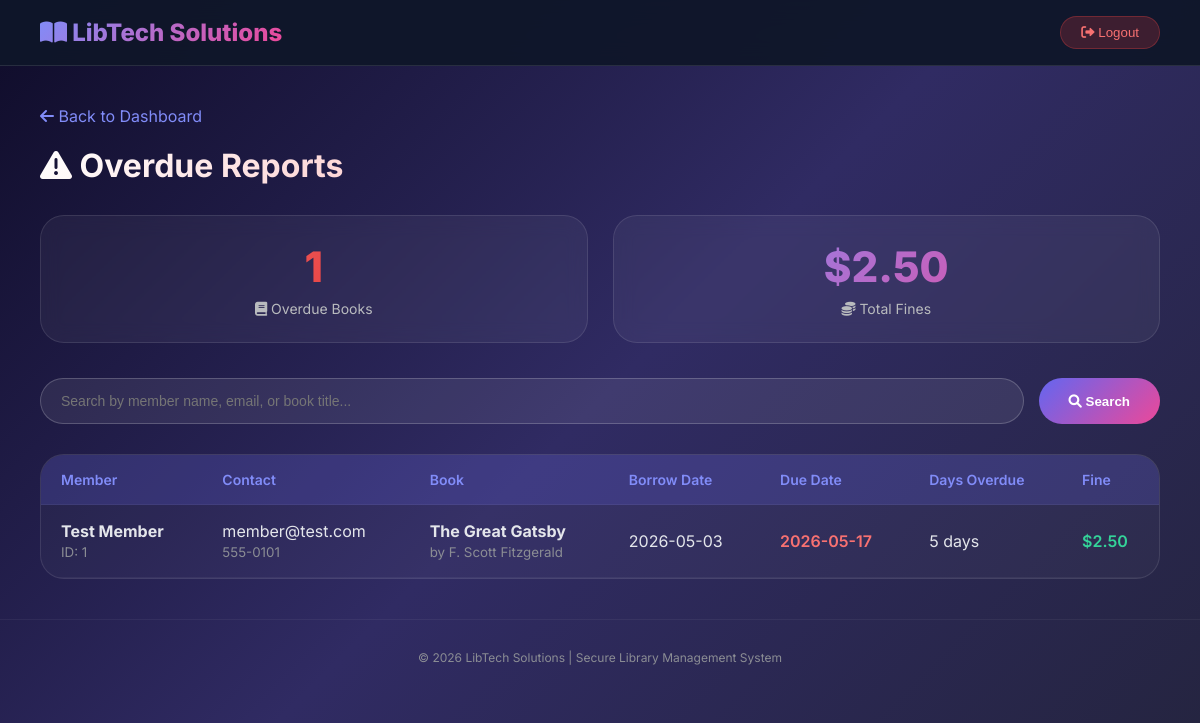
/overdue-reports.php (signed in), run on the app's committed database.
### tables this page shows
CREATE TABLE `transaction` (
  `transaction_id` int(11) NOT NULL,
  `member_id` int(11) NOT NULL,
  `book_id` int(11) NOT NULL,
  `borrow_date` date NOT NULL,
  `due_date` date NOT NULL,
  `return_date` date DEFAULT NULL,
  `fine_amount` decimal(10,2) DEFAULT 0.00,
  `fine_paid` tinyint(1) DEFAULT 0,
  `status` varchar(20) DEFAULT 'Borrowed'
);

CREATE TABLE `member` (
  `member_id` int(11) NOT NULL,
  `admin_id` int(11) DEFAULT NULL,
  `full_name` varchar(100) NOT NULL,
  `email` varchar(100) NOT NULL,
  `phone` varchar(20) NOT NULL,
  `membership_date` date DEFAULT curdate(),
  `is_blocked` tinyint(1) DEFAULT 0,
  `created_at` datetime DEFAULT current_timestamp()
);

CREATE TABLE `book` (
  `book_id` int(11) NOT NULL,
  `title` varchar(200) NOT NULL,
  `author` varchar(100) NOT NULL,
  `isbn` varchar(13) DEFAULT NULL,
  `genre` varchar(50) DEFAULT NULL,
  `total_copies` int(11) DEFAULT 1,
  `available_copies` int(11) DEFAULT 1,
  `added_date` date DEFAULT curdate()
);

### overdue-reports.php (the view, shortened to what this page needs)
<?php
require_once 'config.php';
$search = $_GET['search'] ?? '';
$query = "SELECT
            m.member_id,
            m.full_name as member_name,
            m.email as member_email,
            m.phone as member_phone,
            b.title as book_title,
            b.author as book_author,
            t.borrow_date,
            t.due_date,
            DATEDIFF(CURDATE(), t.due_date) as days_overdue,
            DATEDIFF(CURDATE(), t.due_date) * 0.50 as fine_amount
          FROM transaction t
          JOIN member m ON t.member_id = m.member_id
          JOIN book b ON t.book_id = b.book_id
          WHERE t.return_date IS NULL AND t.due_date < CURDATE()";
$query .= " ORDER BY t.due_date ASC";
$result = $conn->query($query);
$total_overdue = 0;
$total_fines = 0;
if($result && $result->num_rows > 0) {
    $total_overdue = $result->num_rows;
    $result->data_seek(0);
    while($row = $result->fetch_assoc()) {
        $total_fines += $row['fine_amount'];
    }
    $result->data_seek(0);
}
?>
<!DOCTYPE html>
<html lang="en">
<head>
    <link rel="stylesheet" href="https://cdnjs.cloudflare.com/ajax/libs/font-awesome/6.0.0/css/all.min.css">
</head>
<body>
    <div class="navbar">
        <div class="logo"><i class="fas fa-book-open"></i> LibTech Solutions</div>
        <button class="logout-btn" onclick="window.location.href='auth/logout.php'"><i class="fas fa-sign-out-alt"></i> Logout</button>
    </div>
    <div class="container">
        <a href="librarian-dashboard.php" class="back-link"><i class="fas fa-arrow-left"></i> Back to Dashboard</a>
        <div class="page-title">
            <h1><i class="fas fa-exclamation-triangle"></i> Overdue Reports</h1>
        </div>
        <div class="stats-cards">
            <div class="stat-card overdue">
                <div class="stat-number"><?php echo $total_overdue; ?></div>
                <div class="stat-label"><i class="fas fa-book"></i> Overdue Books</div>
            </div>
            <div class="stat-card">
                <div class="stat-number">$<?php echo number_format($total_fines, 2); ?></div>
                <div class="stat-label"><i class="fas fa-coins"></i> Total Fines</div>
            </div>
        </div>
        <div class="search-bar">
            <form method="GET" class="search-form">
                <input type="text" name="search" class="search-input" placeholder="Search by member name, email, or book title..." value="<?php echo htmlspecialchars($search); ?>">
                <button type="submit" class="search-btn"><i class="fas fa-search"></i> Search</button>
            </form>
        </div>
        <div class="table-container">
            <table>
                <thead>
                    <tr>
                        <th>Member</th>
                        <th>Contact</th>
                        <th>Book</th>
                        <th>Borrow Date</th>
                        <th>Due Date</th>
                        <th>Days Overdue</th>
                        <th>Fine</th>
                    </tr>
                </thead>
                <tbody>
                    <?php if($result && $result->num_rows > 0): ?>
                        <?php while($row = $result->fetch_assoc()): ?>
                            <tr>
                                <td>
                                    <strong><?php echo htmlspecialchars($row['member_name']); ?></strong><br>
                                    <small style="color:#8b8d94;">ID: <?php echo $row['member_id']; ?></small>
                                </td>
                                <td>
                                    <?php echo htmlspecialchars($row['member_email']); ?><br>
                                    <small style="color:#8b8d94;"><?php echo htmlspecialchars($row['member_phone']); ?></small>
                                </td>
                                <td>
                                    <strong><?php echo htmlspecialchars($row['book_title']); ?></strong><br>
                                    <small style="color:#8b8d94;">by <?php echo htmlspecialchars($row['book_author']); ?></small>
                                </td>
                                <td><?php echo $row['borrow_date']; ?></td>
                                <td class="overdue-badge"><?php echo $row['due_date']; ?></td>
                                <td><?php echo $row['days_overdue']; ?> days</td>
                                <td class="fine-amount">$<?php echo number_format($row['fine_amount'], 2); ?></td>
                            </tr>
                        <?php endwhile; ?>
                    <?php endif; ?>
                </tbody>
            </table>
        </div>
    </div>
    <div class="footer">
        <p>© 2026 LibTech Solutions | Secure Library Management System</p>
    </div>
</body>
</html>

### overdue-reports.php (style rules this page uses)
* { margin: 0; padding: 0; box-sizing: border-box; }
body { font-family: 'Inter', sans-serif; background: linear-gradient(135deg, #0f0c29, #302b63, #24243e); min-height: 100vh; color: #e4e6eb; }
.navbar { background: rgba(15, 23, 42, 0.95); backdrop-filter: blur(12px); padding: 16px 40px; display: flex; justify-content: space-between; align-items: center; border-bottom: 1px solid rgba(255, 255, 255, 0.1); }
.logo { font-size: 24px; font-weight: 800; background: linear-gradient(135deg, #818cf8, #ec4899); -webkit-background-clip: text; -webkit-text-fill-color: transparent; }
.logout-btn { background: rgba(239, 68, 68, 0.2); border: 1px solid rgba(239, 68, 68, 0.3); color: #f87171; padding: 8px 20px; border-radius: 30px; cursor: pointer; transition: all 0.3s; }
.container { max-width: 1400px; margin: 40px auto; padding: 0 40px; }
.back-link { display: inline-block; margin-bottom: 20px; color: #818cf8; text-decoration: none; transition: all 0.3s; }
.page-title { margin-bottom: 30px; }
.page-title h1 { font-size: 32px; font-weight: 700; background: linear-gradient(135deg, #fff, #f87171); -webkit-background-clip: text; -webkit-text-fill-color: transparent; margin-bottom: 8px; }
.stats-cards { display: flex; gap: 25px; margin-bottom: 35px; flex-wrap: wrap; }
.stat-card { background: rgba(255, 255, 255, 0.05); backdrop-filter: blur(10px); border: 1px solid rgba(255, 255, 255, 0.1); border-radius: 24px; padding: 25px 30px; flex: 1; min-width: 200px; text-align: center; transition: all 0.3s; }
.stat-number { font-size: 42px; font-weight: 800; background: linear-gradient(135deg, #818cf8, #ec4899); -webkit-background-clip: text; -webkit-text-fill-color: transparent; margin-bottom: 8px; }
.stat-card.overdue .stat-number { background: linear-gradient(135deg, #f87171, #dc2626); -webkit-background-clip: text; -webkit-text-fill-color: transparent; }
.stat-label { color: #b9bbbe; font-size: 14px; }
.search-bar { margin-bottom: 30px; }
.search-form { display: flex; gap: 15px; flex-wrap: wrap; }
.search-input { flex: 1; padding: 14px 20px; background: rgba(255, 255, 255, 0.08); border: 1px solid rgba(255, 255, 255, 0.2); border-radius: 40px; color: #e4e6eb; font-size: 14px; transition: all 0.3s; }
.search-btn { padding: 14px 30px; background: linear-gradient(135deg, #6366f1, #ec4899); border: none; border-radius: 40px; color: white; font-weight: 600; cursor: pointer; transition: all 0.3s; }
.table-container { overflow-x: auto; background: rgba(255, 255, 255, 0.03); border-radius: 24px; border: 1px solid rgba(255, 255, 255, 0.1); }
table { width: 100%; border-collapse: collapse; }
th, td { padding: 16px 20px; text-align: left; border-bottom: 1px solid rgba(255, 255, 255, 0.05); }
th { background: rgba(99, 102, 241, 0.2); color: #818cf8; font-weight: 600; font-size: 14px; }
.overdue-badge { color: #f87171; font-weight: 600; }
.fine-amount { color: #34d399; font-weight: 600; }
.footer { text-align: center; padding: 30px; color: #8b8d94; font-size: 12px; margin-top: 40px; border-top: 1px solid rgba(255, 255, 255, 0.05); }

### data on the page
transaction: member.full_name "Test Member", member.member_id "1", member.email "member@test.com", member.phone "555-0101", book.title "The Great Gatsby", book.author "F. Scott Fitzgerald", borrow_date "2026-05-03", due_date "2026-05-17", days_overdue "5", fine_amount "2.50"

### other printed values
$total_overdue "1"
$total_fines "2.50"
